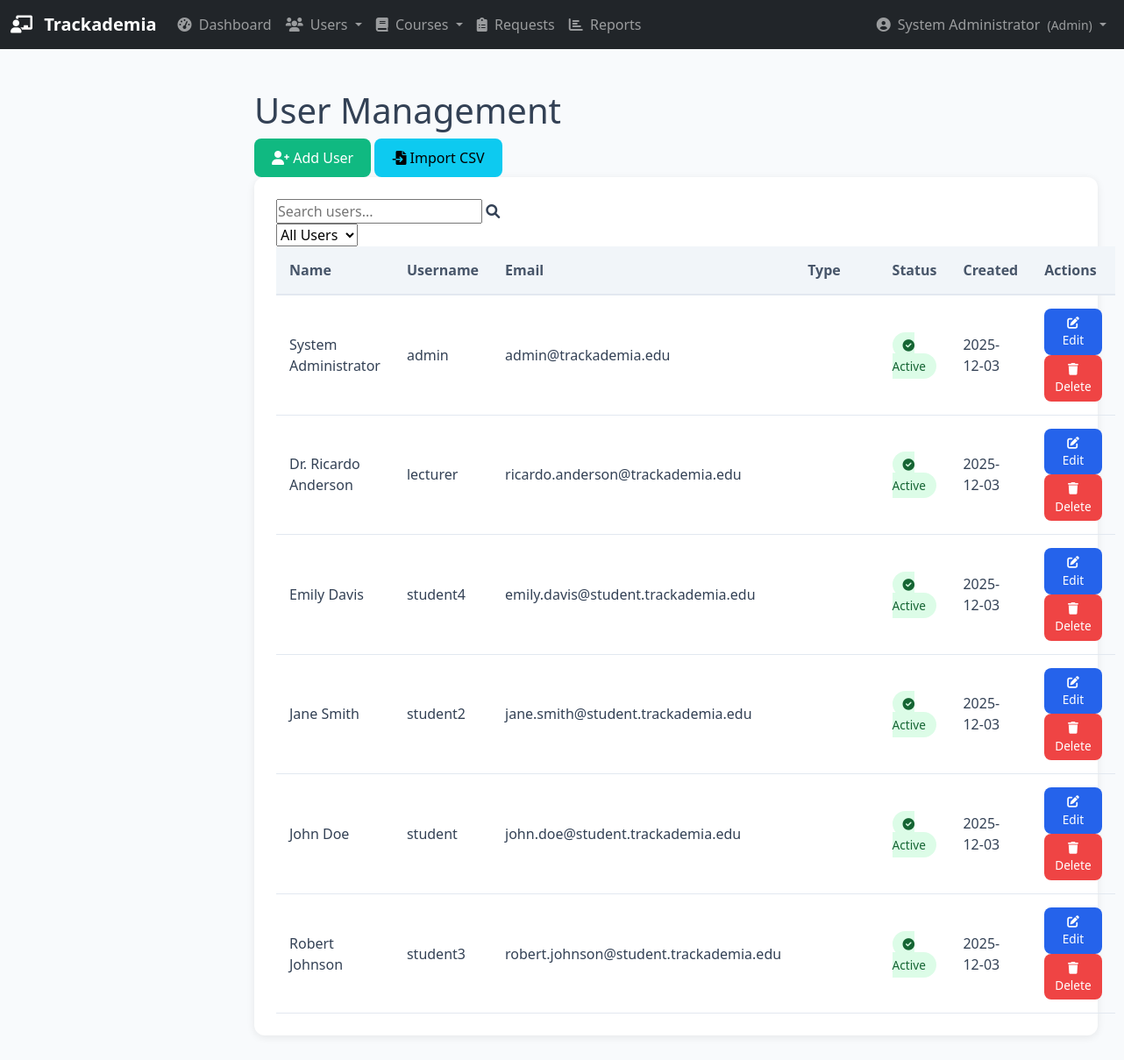
/admin/users (signed in), run on an earlier commit of the app's database.
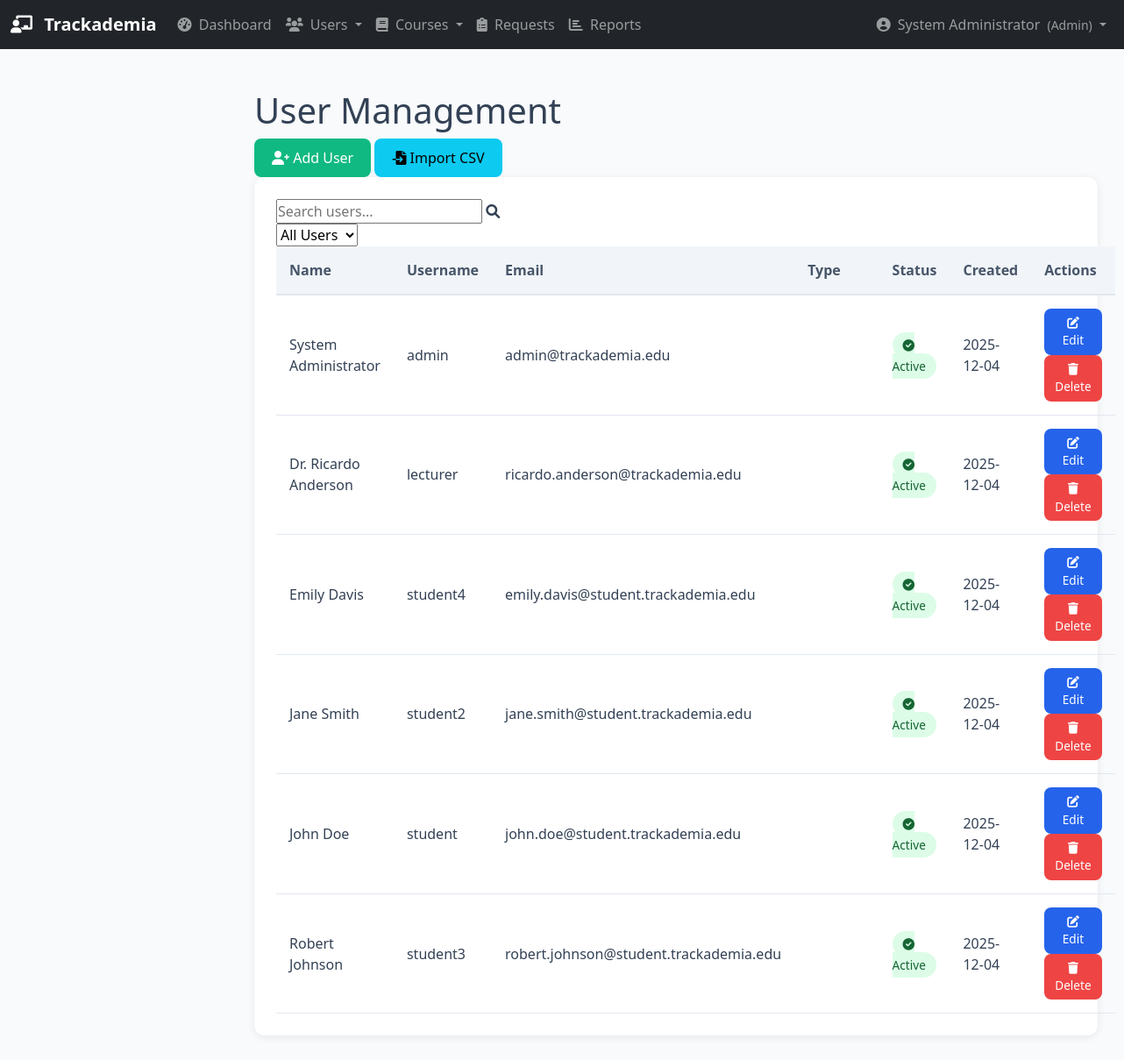
And on a later commit of the database.
### database.py (models this page shows, shortened)
class User(db.Model):
    __tablename__ = 'users'
    id = db.Column(db.Integer, primary_key=True)
    username = db.Column(db.String(80), unique=True, nullable=False)
    password_hash = db.Column(db.String(200), nullable=False)
    name = db.Column(db.String(100), nullable=False)
    email = db.Column(db.String(120), unique=True, nullable=True)
    user_type = db.Column(db.String(20), nullable=False)  # 'admin', 'lecturer', or 'student'
    is_active = db.Column(db.Boolean, default=True)
    created_at = db.Column(db.DateTime, default=datetime.utcnow)

### app.py (the view)
@app.route('/admin/users')
def admin_users():
    if flask_session.get('user_type') != 'admin':
        flash('Access denied. Admin privileges required.', 'error')
        return redirect(url_for('login'))
    users = db.session.query(User).order_by(User.user_type, User.name).all()
    return render_template('admin_users.html', users=users)

### app.py (called while the page is built)
@app.before_request
def require_login():
    allowed_routes = ['login', 'static']
    if request.endpoint not in allowed_routes and 'user_id' not in flask_session:
        return redirect(url_for('login'))

@app.context_processor
def inject_pending_requests():
    if flask_session.get('user_type') == 'admin':
        pending_count = db.session.query(RemovalRequest).filter_by(status='pending').count()
        return dict(pending_requests_count=pending_count)
    return dict(pending_requests_count=0)

### templates/admin_users.html (shortened to what this page needs)
{% extends "base.html" %}
{% block content %}
<div class="dashboard-header">
    <h1>User Management</h1>
    <div class="header-actions">
        <a href="{{ url_for('admin_create_user') }}" class="btn btn-success">
            <i class="fas fa-user-plus"></i> Add User
        </a>
        <a href="{{ url_for('admin_import_users') }}" class="btn btn-info">
            <i class="fas fa-file-import"></i> Import CSV
        </a>
    </div>
</div>
<div class="table-container">
    <div class="table-actions">
        <div class="search-box">
            <input type="text" id="userSearch" placeholder="Search users...">
            <i class="fas fa-search"></i>
        </div>
        <div class="filter-box">
            <select id="userFilter">
                <option value="">All Users</option>
            </select>
        </div>
    </div>
    <table id="usersTable">
        <thead>
            <tr>
                <th>Name</th>
                <th>Username</th>
                <th>Email</th>
                <th>Type</th>
                <th>Status</th>
                <th>Created</th>
                <th>Actions</th>
            </tr>
        </thead>
        <tbody>
            {% for user in users %}
            <tr data-type="{{ user.user_type }}">
                <td>{{ user.name }}</td>
                <td>{{ user.username }}</td>
                <td>{{ user.email or 'N/A' }}</td>
                <td>
                    <span class="badge badge-{{ 'primary' if user.user_type == 'admin' else 'success' if user.user_type == 'lecturer' else 'info' }}">
                    </span>
                </td>
                <td>
                    {% if user.is_active %}
                    <span class="status-badge status-active">
                        <i class="fas fa-check-circle"></i> Active
                    </span>
                    {% else %}
                    <span class="status-badge status-inactive">
                        <i class="fas fa-times-circle"></i> Inactive
                    </span>
                    {% endif %}
                </td>
                <td>{{ user.created_at.strftime('%Y-%m-%d') }}</td>
                <td>
                    <div class="action-buttons">
                        <a href="{{ url_for('admin_edit_user', user_id=user.id) }}" class="btn btn-primary btn-sm">
                            <i class="fas fa-edit"></i> Edit
                        </a>
                        <button class="btn btn-danger btn-sm delete-user" data-user-id="{{ user.id }}" data-user-name="{{ user.name }}">
                            <i class="fas fa-trash"></i> Delete
                        </button>
                    </div>
                </td>
            </tr>
            {% endfor %}
        </tbody>
    </table>
</div>
{% endblock %}

### templates/base.html (shortened to what this page needs)
<!DOCTYPE html>
<html lang="en">
<head>
    <link href="https://cdn.jsdelivr.net/npm/bootstrap@5.1.3/dist/css/bootstrap.min.css" rel="stylesheet">
    <link rel="stylesheet" href="{{ url_for('static', filename='css/style.css') }}">
    <link rel="stylesheet" href="https://cdnjs.cloudflare.com/ajax/libs/font-awesome/6.0.0/css/all.min.css">
</head>
<body>
    <nav class="navbar navbar-expand-lg navbar-dark bg-dark">
        <div class="container-fluid">
            <a class="navbar-brand" href="{{ url_for('index') }}">
                <i class="fas fa-chalkboard-teacher me-2"></i>
                <strong>Trackademia</strong>
            </a>
            <div class="collapse navbar-collapse" id="navbarNav">
                <ul class="navbar-nav me-auto">
                    {% if 'user_id' in session %}
                        {% if session.user_type == 'admin' %}
                            <li class="nav-item">
                                <a class="nav-link {{ 'active' if request.endpoint == 'admin_dashboard' }}"
                                   href="{{ url_for('admin_dashboard') }}">
                                    <i class="fas fa-tachometer-alt me-1"></i> Dashboard
                                </a>
                            </li>
                            <li class="nav-item dropdown">
                                <a class="nav-link dropdown-toggle" href="#" id="usersDropdown" role="button"
                                   data-bs-toggle="dropdown">
                                    <i class="fas fa-users me-1"></i> Users
                                </a>
                            </li>
                            <li class="nav-item dropdown">
                                <a class="nav-link dropdown-toggle" href="#" id="coursesDropdown" role="button"
                                   data-bs-toggle="dropdown">
                                    <i class="fas fa-book me-1"></i> Courses
                                </a>
                            </li>
                            <li class="nav-item">
                                <a class="nav-link {{ 'active' if request.endpoint == 'admin_removal_requests' }}"
                                   href="{{ url_for('admin_removal_requests') }}">
                                    <i class="fas fa-clipboard-list me-1"></i> Requests
                                </a>
                            </li>
                            <li class="nav-item">
                                <a class="nav-link {{ 'active' if request.endpoint == 'admin_reports' }}"
                                   href="{{ url_for('admin_reports') }}">
                                    <i class="fas fa-chart-bar me-1"></i> Reports
                                </a>
                            </li>
                        {% endif %}
                    {% endif %}
                </ul>
                <ul class="navbar-nav ms-auto">
                    {% if 'user_id' in session %}
                        <li class="nav-item dropdown">
                            <a class="nav-link dropdown-toggle" href="#" id="userDropdown" role="button"
                               data-bs-toggle="dropdown">
                                <i class="fas fa-user-circle me-1"></i> {{ session.name }}
                                <small class="ms-1">({{ session.user_type|title }})</small>
                            </a>
                        </li>
                    {% else %}
                        <li class="nav-item">
                            <a class="nav-link" href="{{ url_for('login') }}">
                                <i class="fas fa-sign-in-alt me-1"></i> Login
                            </a>
                        </li>
                    {% endif %}
                </ul>
            </div>
        </div>
    </nav>
    <div class="main-content">
        {% block content %}{% endblock %}
    </div>
</body>
</html>

What changed in the data, as far as the page shows it:
changed User "System Administrator": created_at "2025-12-03" → "2025-12-04"
changed User "Dr. Ricardo Anderson": created_at "2025-12-03" → "2025-12-04"
changed User "Emily Davis": created_at "2025-12-03" → "2025-12-04"
changed User "Jane Smith": created_at "2025-12-03" → "2025-12-04"
changed User "John Doe": created_at "2025-12-03" → "2025-12-04"
changed User "Robert Johnson": created_at "2025-12-03" → "2025-12-04"
